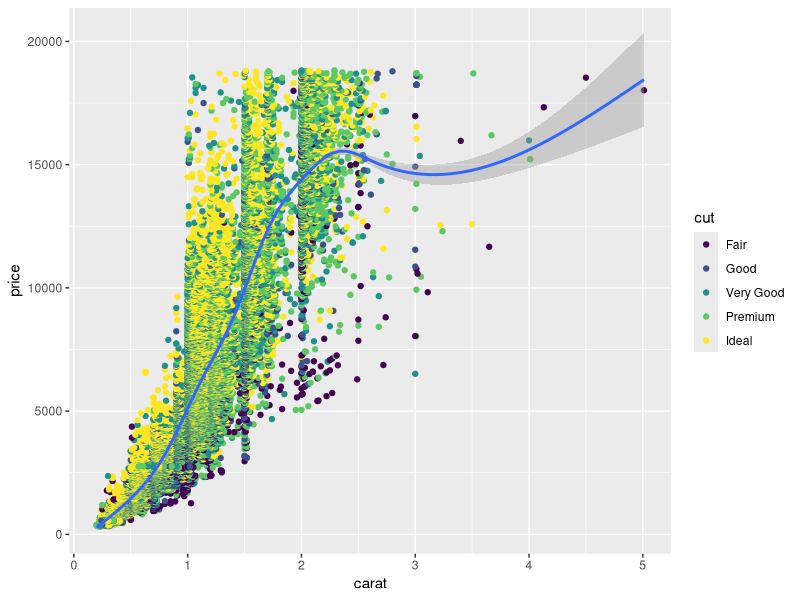
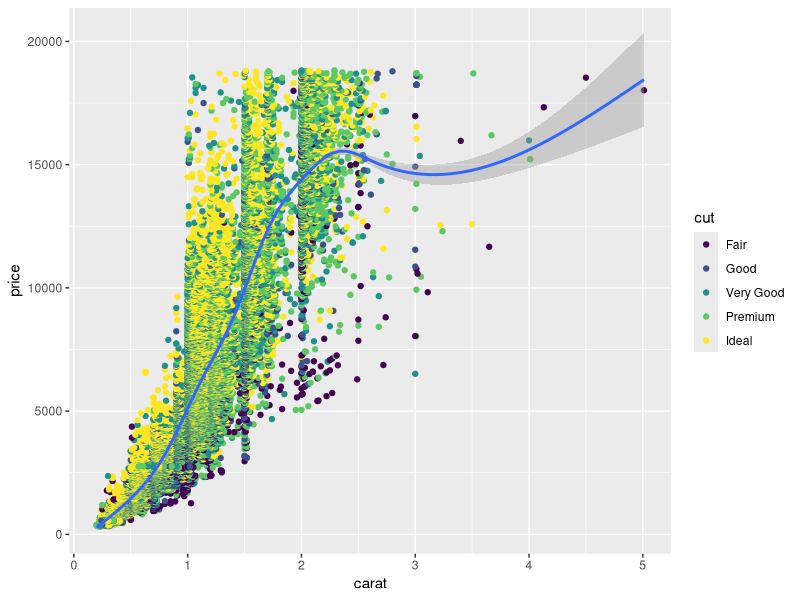
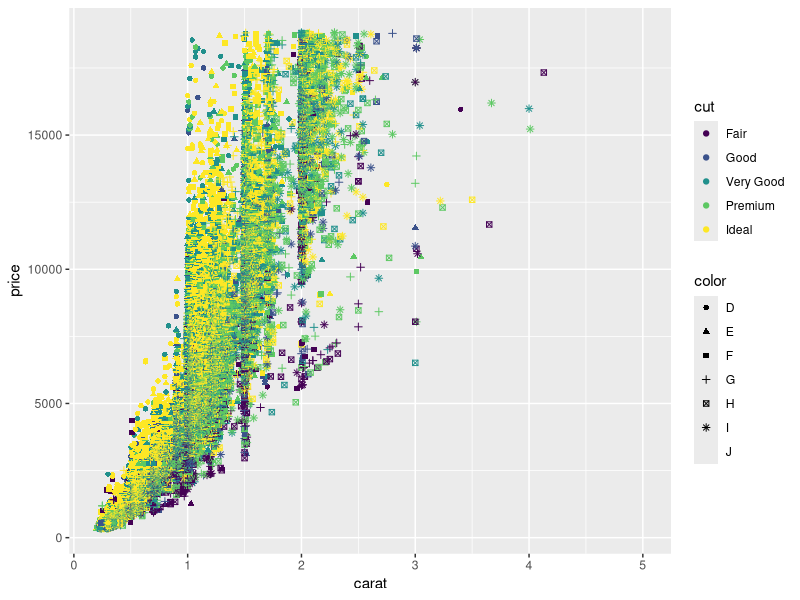
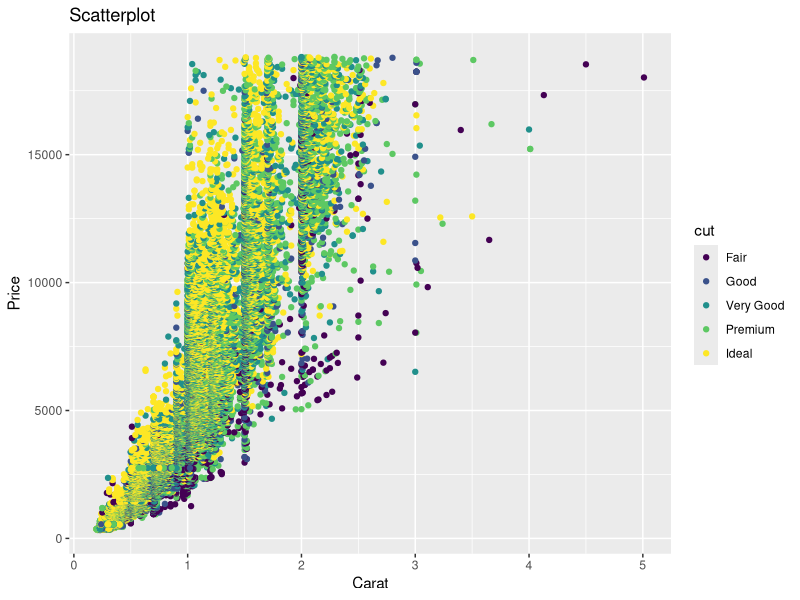

The R script that drew these images, in order:
library(ggplot2)
ggplot(diamonds) + geom_point(aes(x=carat, y=price, color=cut)) + geom_smooth(aes(x=carat, y=price)) # Remove color from geom_smooth
ggplot(diamonds, aes(x=carat, y=price)) + geom_point(aes(color=cut)) + geom_smooth()  # same but simpler
ggplot(diamonds, aes(x=carat, y=price, color=cut, shape=color)) + geom_point()
gg <- ggplot(diamonds, aes(x=carat, y=price, color=cut)) + geom_point() + labs(title="Scatterplot", x="Carat", y="Price")  # add axis lables and plot title.
print(gg)
